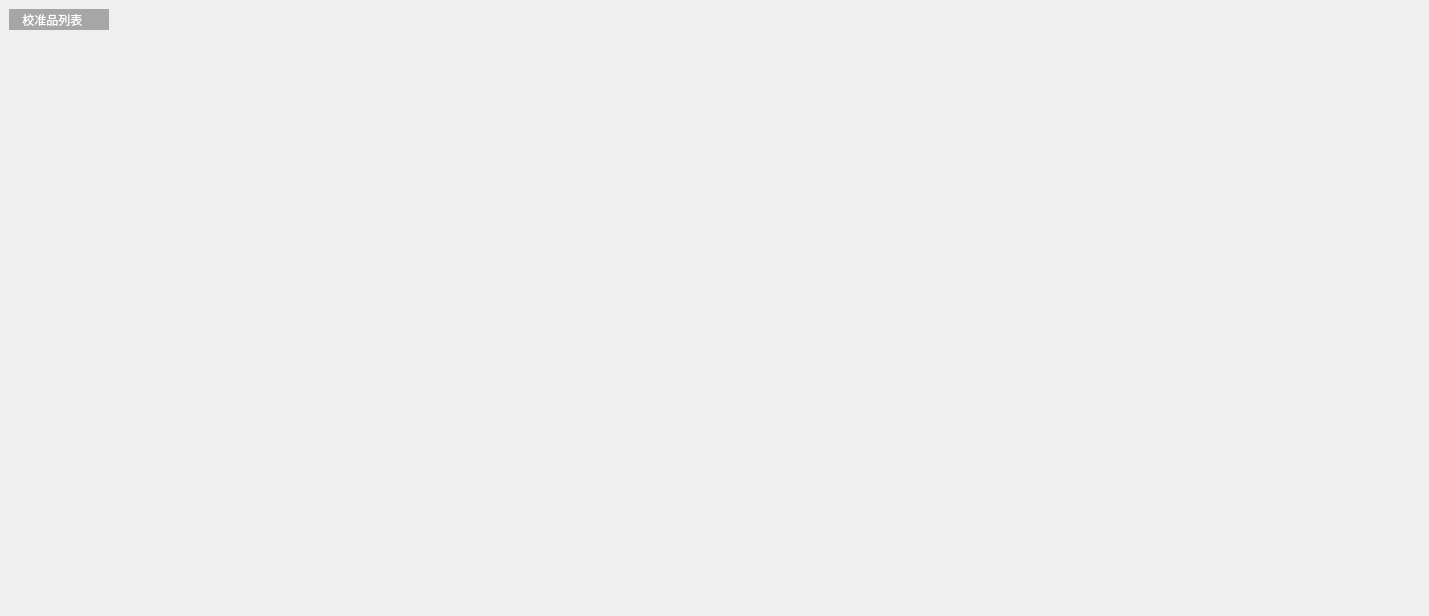
<?xml version="1.0" encoding="UTF-8"?>
<ui version="4.0">
 <class>CaliProductManager</class>
 <widget class="QWidget" name="CaliProductManager">
  <property name="geometry">
   <rect>
    <x>0</x>
    <y>0</y>
    <width>1429</width>
    <height>616</height>
   </rect>
  </property>
  <property name="windowTitle">
   <string>Form</string>
  </property>
  <property name="styleSheet">
   <string notr="true">QWidget#CaliProductManager{
	
}
</string>
  </property>
  <widget class="CusTableView" name="tabView_caliSetLeft" native="true">
   <property name="geometry">
    <rect>
     <x>10</x>
     <y>50</y>
     <width>941</width>
     <height>391</height>
    </rect>
   </property>
  </widget>
  <widget class="CusTableView" name="tabView_caliSetRight" native="true">
   <property name="geometry">
    <rect>
     <x>990</x>
     <y>50</y>
     <width>371</width>
     <height>296</height>
    </rect>
   </property>
  </widget>
  <widget class="QLabel" name="label">
   <property name="geometry">
    <rect>
     <x>9</x>
     <y>9</y>
     <width>100</width>
     <height>21</height>
    </rect>
   </property>
   <property name="styleSheet">
    <string notr="true">background-image: url(:/resources/img/common/title.png);
color: rgb(255, 255, 255);
background-color: rgb(166, 166, 166);
font: 700 12pt &quot;Microsoft YaHei UI&quot;;</string>
   </property>
   <property name="text">
    <string>    校准品列表</string>
   </property>
  </widget>
 </widget>
 <customwidgets>
  <customwidget>
   <class>CusTableView</class>
   <extends>QWidget</extends>
   <header location="global">CusTableView.h</header>
   <container>1</container>
  </customwidget>
 </customwidgets>
 <resources/>
 <connections/>
</ui>
